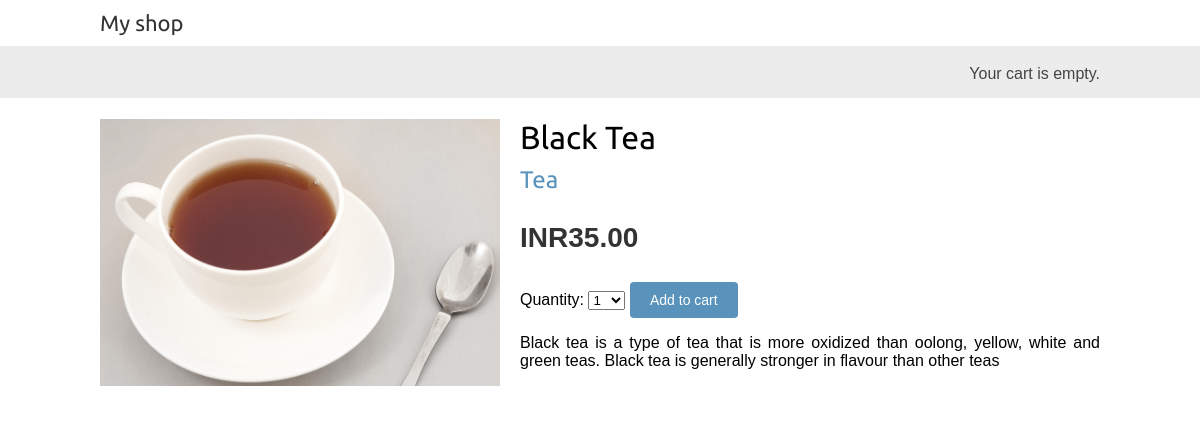
Screenshot of /4/black-tea/ with the database file from the repository.
### shop/models.py (models this page shows, shortened)
class Product(models.Model):
    category = models.ForeignKey(Category,
                                 related_name='products',
                                 on_delete=models.CASCADE)
    name = models.CharField(max_length=200)
    slug = models.SlugField(max_length=200)
    image = models.ImageField(upload_to='products/%Y/%m/%d',blank=True)
    description = models.TextField(blank=True)
    price = models.DecimalField(max_digits=10,
                                decimal_places=2)
    available = models.BooleanField(default=True)
    created = models.DateTimeField(auto_now_add=True)
    updated = models.DateTimeField(auto_now=True)
    class Meta:
        ordering = ['name']
        indexes =[
            models.Index(fields=['id','slug']),
            models.Index(fields=['name']),
            models.Index(fields=['-created']),
        ]

class Category(models.Model):
    name = models.CharField(max_length=200)
    slug = models.SlugField(max_length=200,unique=True)
    class Meta:
        ordering = ['name']
        indexes = [
            models.Index(fields=['name']),
        ]
        verbose_name = 'category'
        verbose_name_plural = 'categories'
    def __str__(self):
        return self.name
    def get_absolute_url(self):
        return reverse('shop:product_list_by_category',args =[self.slug])

### shop/views.py (the view)
# urls.py: path('<int:id>/<slug:slug>/',views.product_detail,name= 'product_detail'),
def product_detail(request,id,slug):
    product = get_object_or_404(Product,id=id,slug=slug,available = True)
    cart_product_form = CartAddProductForm()
    r=Recommender()
    recommended_products=r.suggest_products_for([product], 4)
    return render(request,
                  'shop/product/detail.html',{'product': product,
                                              'cart_product_form':cart_product_form,
                                              'recommended_products':recommended_products})

### cart/forms.py
class CartAddProductForm(forms.Form):
    quantity = forms.TypedChoiceField(
        choices=PRODUCT_QUANTITY_CHOICES,coerce=int
    )
    override = forms.BooleanField(required=False,initial=False,widget=forms.HiddenInput)

### cart/cart.py (called while the page is built)
    def __len__(self):
        return sum(item['quantity']for item in self.cart.values())

### cart/context_processors.py (called while the page is built)
def cart(request):
    return{'cart':Cart(request)}

### shop/recommender.py (called while the page is built, shortened)
    def get_product_key(self, id):
        return f'product:{id}:purchased_with'

    def suggest_products_for(self, products, max_results=6):
        product_ids = [p.id for p in products]
        if len(products) == 1:
            suggestions = r.zrange(
                             self.get_product_key(product_ids[0]),
                             0, -1, desc=True)[:max_results]
        suggested_products_ids = [int(id) for id in suggestions]
        suggested_products = list(Product.objects.filter(id__in=suggested_products_ids))
        suggested_products.sort(key=lambda x: suggested_products_ids.index(x.id))
        return suggested_products

### shop/templates/shop/product/detail.html (shortened to what this page needs)
{% extends "shop/base.html" %}
{% load static %}
{% block content %}
 <div class="product-detail">
 <img src="{% if product.image %}{{ product.image.url }}{% else %}{% static 'img/no_image.png' %}{% endif %}">
 <h1>{{ product.name }}</h1>
 <h2>
 <a href="{{ product.category.get_absolute_url }}">
 {{ product.category }}
 </a>
 </h2>
 <p class="price">INR{{ product.price }}</p>
 <form action="{% url 'cart:cart_add' product.id %}" method="post">
    {{ cart_product_form }}
    <input type="submit" value="Add to cart">
   </form>
 {{ product.description|linebreaks }}
 </div>
{% endblock %}

### shop/static/css/base.css (style rules this page uses)
body { margin:0; padding:0; font-family:helvetica, sans-serif; }
h1, h2, h3, h4, h5 , h6 { font-family: 'Ubuntu', sans-serif; font-weight:normal; }
a { text-decoration:none; color:#5993bb; }
a.button, input[type="submit"] { color:#fff; background:#5993bb; border-radius:4px; padding:10px 20px; font-size:14px; border:0; }
.product-detail { text-align:justify; }
.product-detail .price { color:#333; font-size:28px; font-weight:bold; }
.product-detail img { width:40%; float:left; padding:0 20px 20px 0; }
.product-detail h1 { margin-bottom:0; }
.product-detail h2 { margin-top:10px; }

### rows the page displays
Product: image (picture), name "Black Tea", category "Tea", price "35.00", description "Black tea is a type of tea that is more oxidized than oolong, yellow, white and green teas. Black tea is generally stronger in flavour than other teas"
